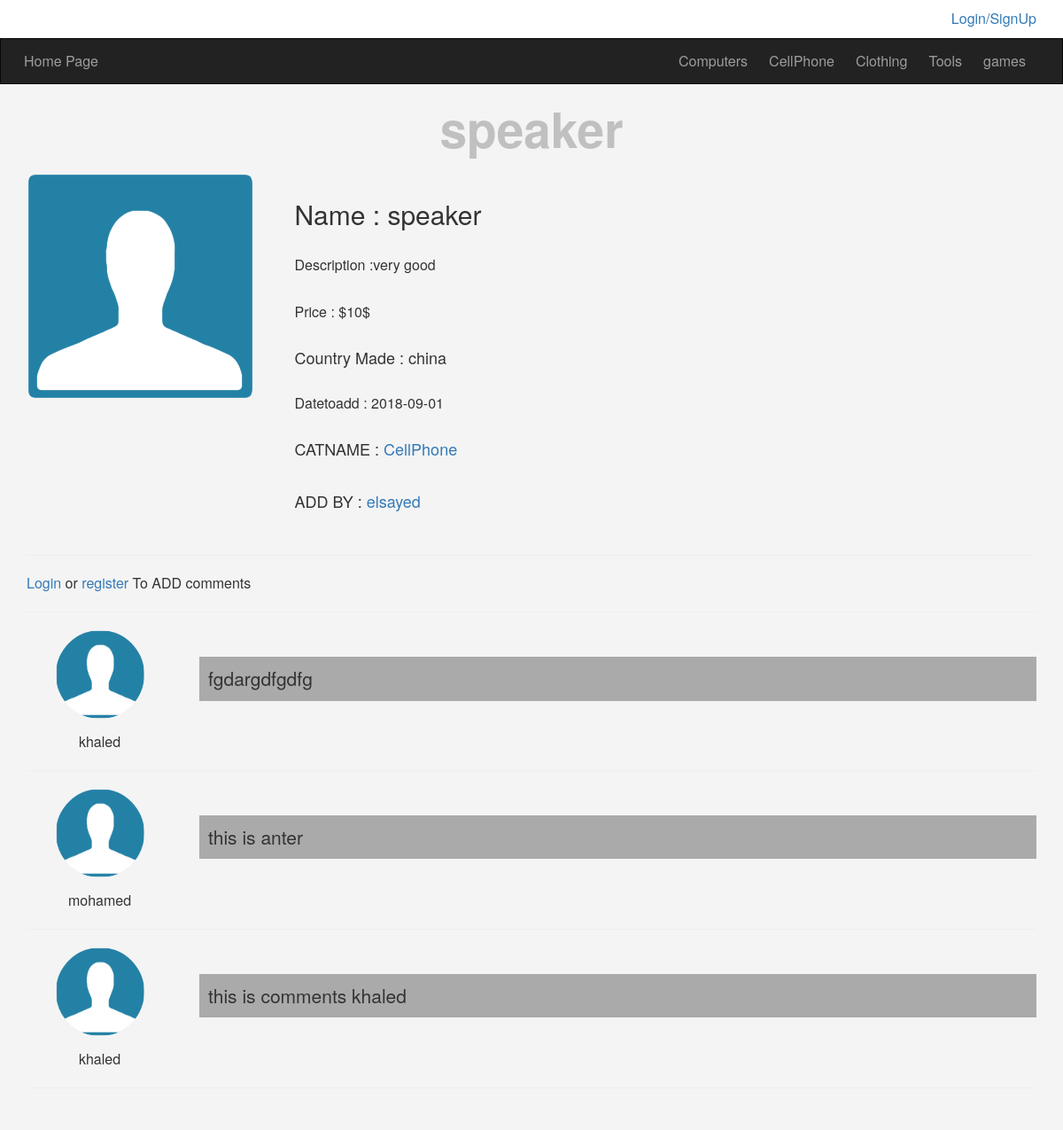
The page /item.php?itemid=21 on the database its author committed.
### tables this page shows
CREATE TABLE `categories` (
  `ID` int(11) NOT NULL,
  `Name` varchar(255) NOT NULL,
  `Descrption` varchar(255) NOT NULL,
  `Parent` int(11) NOT NULL,
  `Ordering` int(11) DEFAULT NULL,
  `Visablty` tinyint(4) NOT NULL DEFAULT '0',
  `Allow_Comment` tinyint(4) NOT NULL DEFAULT '0',
  `Allow_Ads` tinyint(4) NOT NULL DEFAULT '0'
);

CREATE TABLE `items` (
  `ItemID` int(11) NOT NULL,
  `Name` varchar(255) NOT NULL,
  `Descrption` text NOT NULL,
  `Price` varchar(255) NOT NULL,
  `addDate` date NOT NULL,
  `CountryMade` varchar(255) NOT NULL,
  `image` varchar(255) NOT NULL,
  `statues` varchar(255) NOT NULL,
  `Approve` tinyint(4) NOT NULL DEFAULT '0',
  `Rating` smallint(6) NOT NULL,
  `Cat_ID` int(11) NOT NULL,
  `MemberID` int(11) NOT NULL,
  `tags` varchar(255) NOT NULL
);

CREATE TABLE `users` (
  `UserID` int(11) NOT NULL COMMENT 'TO IDENFAY USER',
  `Username` varchar(255) NOT NULL COMMENT 'username to login',
  `Password` varchar(255) NOT NULL COMMENT 'password to login',
  `Email` varchar(255) NOT NULL,
  `FullName` varchar(255) NOT NULL,
  `GroupID` int(11) NOT NULL DEFAULT '0',
  `TrustStatus` int(11) NOT NULL DEFAULT '0',
  `Regstatues` int(11) NOT NULL DEFAULT '0',
  `Date` date NOT NULL,
  `avatar` varchar(225) NOT NULL
);

CREATE TABLE `comments` (
  `Comment_id` int(11) NOT NULL,
  `Comment` text NOT NULL,
  `statues` tinyint(4) NOT NULL,
  `Comment_date` date NOT NULL,
  `item_id` int(11) NOT NULL,
  `user_id` int(11) NOT NULL
);

### init.php (called while the page is built, shortened)
<?php
 include 'Cpanal/connect.php';
$siteroot = 'include/templets';
$func     = 'include/functions';
$header   =	'layout/css';
 include "$func/function.php";
include "$siteroot/header.php";
?>

### include/functions/function.php (called while the page is built, shortened)
<?php
	function getall($field,$table,$where=null,$AND=null,$orderfield,$order = 'DESC'){
		global $db;
	$getall=$db->prepare("SELECT $field FROM $table $where $AND ORDER BY $orderfield $order");
	$getall->execute();
	$count = $getall->fetchAll();
	return $count;
	}
?>

### item.php (the view, shortened to what this page needs)
<?php
include 'init.php';
	$itemid =isset($_GET['itemid']) && is_numeric($_GET['itemid'])?$_GET['itemid']:0;
	$stmt = $db->prepare("SELECT items.* ,categories.Name AS catname,users.Username AS names
								FROM
									items
								INNER JOIN categories ON categories.ID = items.Cat_ID
								INNER JOIN users ON	users.UserID = items.MemberID WHERE ItemID=? AND Approve=1");
	$stmt->execute(array($itemid));
	$count = $stmt->rowCount();
	if ($count > 0) {
		$row = $stmt->fetch();
		?>
	<h1 class="text-center"><?= $row['Name']?></h1>
	<div class="container items">
		<div class="row">
			<div class="col-md-3">
				<img class="img-responsive" src="layout/img/img.png" alt="" />
			</div>
			<div class="col-md-9 item-info">
			<ul class="list-unstyled">
				<li><h2>Name : <?= $row['Name']?></h2></li>
				<li><p>Description :<?= $row['Descrption']?></p></li>
				<li><span>Price : $<?=$row['Price']?></span></li>
				<li><h4>Country Made : <?= $row['CountryMade']?></h4></li>
				<li><span>Datetoadd : <?=$row['addDate']?></span></li>
				<li><h4>CATNAME :<a href="categories.php?catid=<?=$row['Cat_ID']?>"> <?= $row['catname']?></a></h4></li>
				<li><h4>ADD BY : <a href="#"><?= $row['names']?></a></h4></li>
			</ul>
			</div>
		</div>
		<hr class="custom-hr">
		<?php if (isset($_SESSION['user'])) { ?>
		<div class="row">
			<div class="col-md-offset-3">
				<div class="add-comment">
				<form action="<?= $_SERVER['PHP_SELF'].'?itemid='. $row['ItemID']?>" method="POST">
					<h3>Add comments</h3>
					<textarea name="comment" class="form-control" ></textarea>
					<input class="btn btn-primary " type="submit" value="add comment">
					</form>
					<?php
						if ($_SERVER['REQUEST_METHOD'] == 'POST') {
								$comment = filter_var($_POST['comment'],FILTER_SANITIZE_STRING);
								$itemid = $row['ItemID'];
								$userid = $_SESSION['uid'];
									if (!empty($comment)) {
								$stmt = $db->prepare("INSERT INTO comments(Comment,statues,Comment_date,item_id,user_id) VALUES(:comm,0,now(),:itid,:uid)");
								$stmt->execute(array(
									'comm' => $comment,
									'itid' => $itemid,
									'uid' => $userid,
								));
								$count = $stmt->rowCount();
								if ($count > 0) {
									echo '<div class="alert alert-success">Comment sending </div>';
								}
							}
						}
					?>
			</div>
			</div>
		</div>
			<?php }else{
				echo '<a href="login.php">Login</a> or <a href="login.php">register</a> To ADD comments';
			} ?>
		<hr class="custom-hr">
		<?php
					$stmt=$db->prepare("SELECT comments.*,users.Username AS Member
										FROM comments
										INNER JOIN users ON users.UserID=comments.user_id
										WHERE item_id=? AND statues=1
										");
					$stmt->execute(array($row['ItemID']));
					$rows=$stmt->fetchAll();
				?>
			<?php foreach ($rows as $com) { ?>
				<div class="comment-box">
						<div class="row">
					<div class="col-md-2 text-center">
						<img class="img-responsive img-circle" src="layout/img/img.png" alt="" />
						<?=$com['Member']?>
						</div>
					<div class="col-md-10">
						<p class="lead"><?=$com['Comment']?></p>
						</div>
					</div>
				</div>
					<hr>
			<?php } ?>
		</div>
<?php
	}else{
		echo '<div class="alert alert-danger">this is not found the item id or this items not Approve</div>';
	}
?>
<?php
	include $siteroot.'/footer.php';
?>

### include/templets/header.php (shortened to what this page needs)
<!doctype html>
<html>
<head>
</head>
<link rel="stylesheet" href="<?=$header;?>/bootstrap.min.css"/>
<link rel="stylesheet" href="<?=$header;?>/font-awesome.min.css"/>
<link rel="stylesheet" href="<?=$header;?>/jquery-ui.css"/>
<link rel="stylesheet" href="<?=$header;?>/jquery.selectBoxIt.css"/>
<link rel="stylesheet" href="<?=$header;?>/jquery.tagsinput.css" />
<link rel="stylesheet" href="<?=$header;?>/frontend.css"/>
<body>
  <div class="upper-bar">
    <div class="container text-right">
      <?php
      if (isset($_SESSION['user'])) {?>
        <img class=" my-img img-circle" src="layout/img/img.png" alt="" />
          <div class="btn-group my-info">
              <span class="btn btn-default dropdown-toggle" data-toggle="dropdown">
                <?php echo $_SESSION['user']  ?>
                <span class="caret"></span>
              </span>
              <ul class="dropdown-menu">
                <li><a href="profile.php"> My Profile </a></li>
                <li><a href="newAds.php">  Add item</a></li>
                <li><a href="logout.php"> Logout</a></li>
              </ul>
          </div>
        <?php
      }else{
      ?>
      <a href="login.php">
       <span class="pull-right">Login/SignUp</span>
      </a>
    <?php };?>
  </div>
  </div>
	<nav class="navbar navbar-inverse">
  <div class="container">
    <div class="navbar-header">
      <a class="navbar-brand" href="index.php">Home Page</a>
    </div>
    <div class="collapse navbar-collapse" id="appnav">
      <ul class="nav navbar-nav navbar-right">
       <?php
          $categories = getall('*','categories','WHERE Parent=0','','ID','ASC');
        foreach ($categories as $cat) {
            echo '<li><a href="categories.php?catid=' . $cat['ID'] . '">'.$cat['Name'].'</a></li>';
        }
       ?>
      </ul>
    </div>
  </div>
</nav>

### include/templets/footer.php (shortened to what this page needs)
</body>
</html>

### layout/css/frontend.css (style rules this page uses)
body { background-color: #f4f4f4; font-size: 16px; height: 3000px; }
.navbar { border-radius: 0; margin-bottom: 0; }
.nav>li>a, .navbar-brand { padding: 15px 12px; }
.navbar-brand { font-size: 1em; }
h1 { font-size: 55px; margin: 20px 0; font-weight: bold; color: #c0c0c0; }
.upper-bar { background-color: #fff; padding: 10px; }
.item-info ul li { padding: 10px; }
.comment-box { margin-bottom: 20px; }
.comment-box img { max-width: 100px; display: block; margin: auto; margin-bottom: 15px; }
.comment-box .lead { background-color: #aaa; padding: 10px; margin-top:30px; }

### rows shown on the page
categories: Name "Computers"
categories: Name "CellPhone"
categories: Name "Clothing"
categories: Name "Tools"
categories: Name "games"
items: Name "speaker", Descrption "very good", Price "10$", CountryMade "china", addDate "2018-09-01", Cat_ID.Name "CellPhone", MemberID.Username "elsayed"
comments: user.Username "khaled", Comment "fgdargdfgdfg"
comments: user.Username "mohamed", Comment "this is anter"
comments: user.Username "khaled", Comment "this is comments khaled"
